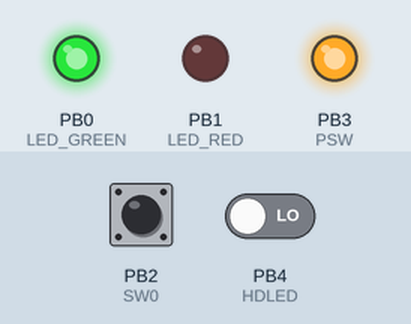
A program run on a simulated ATtiny25, built with avr-gcc and emulated at 1 MHz. Shown: output pins drawn as LEDs (lit = HIGH). Inputs (shaded band) come from the test bench; at power-on: PB2 (SW0) HIGH, PB4 (HDLED) LOW. Sleep ends after the set time or at an interrupt.

Above: at 0.1 s.
At 1.1 s:
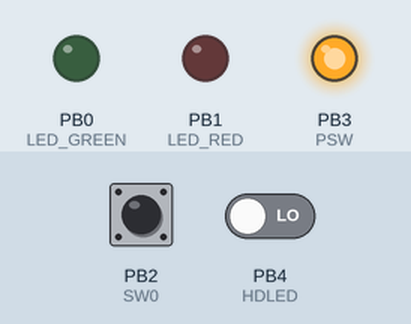
At 2.1 s:
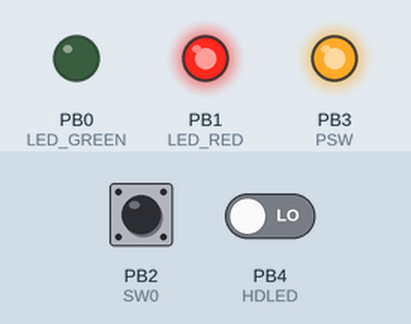
At 2.6 s:
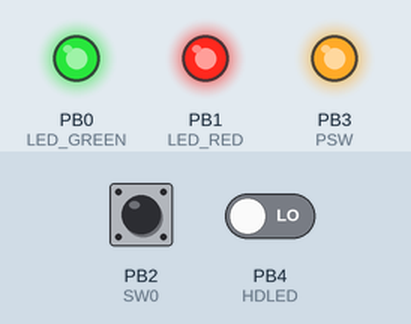
Timing chart, 0 to 4.1 s (numbered marks = the images above):
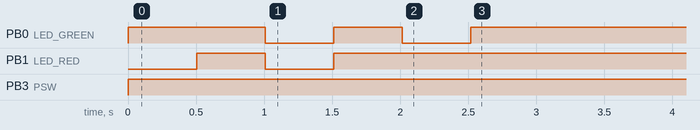

The program:

main.cpp
```cpp
//#define TEST

#define F_CPU 1000000UL

#include <avr/io.h>
#include <avr/sleep.h>
#include <avr/interrupt.h>
#include <util/delay.h>

#include "canary.h"

enum input {flash, timeout, none};
input in = none;

#ifdef TEST
	volatile unsigned int wdt_counter = 0;
	volatile unsigned int prescaler_frequency = 8000;
	volatile unsigned char timeout_state = RUNNING;
#else
	unsigned int wdt_counter = 0;
	unsigned int prescaler_frequency = 8000;
	unsigned char timeout_state = RUNNING;
#endif

void delay_ms(unsigned long ms)
{
	while(ms--)
		_delay_ms(1);
}

void blink_canary(unsigned char color, unsigned char times, unsigned int delay) {
	led_green_off();
	led_red_off();
	for (int i=0; i<times; i++) {
		switch (color) {
			case LED_GREEN :
				led_green_on();
				break;
			case LED_RED :
				led_red_on();
				break;
			case LED_ORANGE :
				led_green_on();
				led_red_on();
				break;
		}
		delay_ms(delay);
		led_green_off();
		led_red_off();
		delay_ms(delay);
	}
}

unsigned int get_timeout() {

	#ifdef TEST
		volatile unsigned long multiplier = 0;
		volatile unsigned char cfg_timeout = !readbit(PINB,SW0) + 1;
		volatile unsigned int tout = 0;
		multiplier = 60000;		// 1 minute for testing
	#else
		unsigned long multiplier = 0;
		unsigned char cfg_timeout = !readbit(PINB,SW0) + 1;
		unsigned int tout = 0;
		multiplier = TIMEOUT_MULTIPLIER;
	#endif

	if (timeout_state == RUNNING) {
		tout = (cfg_timeout * multiplier) / prescaler_frequency + 1;
	} else {
		tout = (MOBO_ON_WAIT_TIME / prescaler_frequency) + 1;
	}

	return (tout);
}

ISR(PCINT0_vect) {
	cli();
	in = flash;
	timeout_state = RUNNING;
}

ISR(WDT_vect) {
	cli();
	setbit(WDTCR, WDIE);	// this keeps us from resetting the micro
	wdt_counter++;
	if (wdt_counter > get_timeout()) {
		in = timeout;
		} else {
		in = none;
	}
}

void state_entry(void) {
	DDRB =  0b00001011;		// set PB0, PB1 and PB3 for output
	PORTB = 0b00101111;		// enable pull-ups for all pins but the HDLED (PB4)

	clrbit(ADCSRA,ADEN);	// disable ADC (default is enabled in all sleep modes)
	setbit(GIMSK, PCIE);	// enable pin change interrupts
	setbit(PCMSK, PCINT4);	// setup to interrupt on pin change of PB4 (HDLED)

	WDTCR |= bitval(WDE) | bitval(WDIE) | WDT_TIMEOUT_8S;
	prescaler_frequency = 8000;

	blink_canary(LED_RED,1,FLASH_DELAY_LONG_MS);
	blink_canary(LED_ORANGE,1,FLASH_DELAY_LONG_MS);
	blink_canary(LED_GREEN,1,FLASH_DELAY_LONG_MS);
}

void state_run(void) {
	int timeout_fifths = (int)((float)wdt_counter / get_timeout() / .2);
	blink_canary(LED_ORANGE,timeout_fifths,FLASH_DELAY_SHORT_MS);
	timeout_state = RUNNING;
}

void state_led_active() {
	blink_canary(LED_GREEN,1,FLASH_DELAY_BLINK_MS);
	wdt_counter = 0;
}

void state_mobo_off(void) {
	blink_canary(LED_RED,3,FLASH_DELAY_LONG_MS);
	mobo_reset_on();
	delay_ms(POWER_CYCLE_HOLD_MS);
	mobo_reset_off();
	wdt_counter = 0;
	timeout_state = RESTARTING;
}

void state_reset_wait(void) {
	int timeout_fifths = (int)((float)wdt_counter / get_timeout() / .2) + 1;
	blink_canary(LED_RED,timeout_fifths,FLASH_DELAY_SHORT_MS);
}

void state_mobo_on(void) {
	blink_canary(LED_GREEN,2,FLASH_DELAY_SHORT_MS);
	mobo_reset_on();
	delay_ms(POWER_CYCLE_ON_MS);
	mobo_reset_off();
	wdt_counter = 0;
	timeout_state = RUNNING;
}

enum input wait_for_interrupt() {
	MCUCR |= SLEEP_MODE_PWR_DOWN;	// set sleep mode
	setbit(MCUCR,SE);				// sleep enable bit
	sei();							// enable interrupts
	sleep_cpu();					// sleep
	clrbit(MCUCR,SE);				// sleep disable
	return (in);
}

void (* state[])(void) = {state_entry,state_run,state_led_active,state_mobo_off,state_reset_wait,state_mobo_on};
enum state_code {entry,run,hdled_act,mobo_off,reset_wait,mobo_on};

struct transition {
	enum state_code state;
	enum input		input;
	enum state_code new_state;
};

struct transition state_transitions[] = {
	{entry,			flash,		run},
	{entry,			timeout,	run},
	{entry,			none,		run},
	{run,			flash,		hdled_act},
	{run,			timeout,	mobo_off},
	{run,			none,		run},
	{hdled_act,		flash,		run},
	{hdled_act,		timeout,	run},
	{hdled_act,		none,		run},
	{mobo_off,		flash,		reset_wait},
	{mobo_off,		timeout,	reset_wait},
	{mobo_off,		none,		reset_wait},
	{reset_wait,	flash,		run},
	{reset_wait,	timeout,	mobo_on},
	{reset_wait,	none,		reset_wait},
	{mobo_on,		flash,		run},
	{mobo_on,		timeout,	run},
	{mobo_on,		none,		run}
};

enum state_code lookup_transition(enum state_code state_code, enum input input) {
	#ifdef TEST
		volatile enum state_code new_state = state_code;
		volatile unsigned char transition_index = 0;
		volatile unsigned int num_transitions = sizeof(state_transitions) / sizeof(transition);
	#else
		enum state_code new_state = state_code;
		unsigned char transition_index = 0;
		unsigned int num_transitions = sizeof(state_transitions) / sizeof(transition);
	#endif

	for (transition_index=0; transition_index < num_transitions; transition_index++) {
		if ((state_transitions[transition_index].state == state_code) && (state_transitions[transition_index].input == input)) break;
	}

	if (transition_index > num_transitions) {
		new_state = state_code;
		} else {
		new_state = state_transitions[transition_index].new_state;
	}

	return (new_state);
};

int main() {
	#ifdef TEST
		volatile enum state_code cur_state = entry;
		volatile enum input input;
	#else
		enum state_code cur_state = entry;
		enum input input;
	#endif

	void (* state_func)(void);

	while (1) {
		state_func = state[cur_state];
		state_func();
		input = wait_for_interrupt();
		cur_state = lookup_transition(cur_state,input);
	}
}
```

canary.h
```cpp
#ifndef CANARY_H_
#define CANARY_H_

#define RUNNING		1
#define RESTARTING	2

#define TIMEOUT_MULTIPLIER 300000	// 5 minutes
#define MOBO_ON_WAIT_TIME  30000	// 30 seconds


// Pin configuration
#define LED_GREEN	(PB0)
#define LED_RED		(PB1)
#define LED_ORANGE	(99)
#define SW0			(PB2)			// configuration switch
#define PSW			(PB3)			// mobo power switch (active-low)
#define HDLED		(PB4)			// HDLED input from mobo

#define clrbit(reg,bit)	((reg) &= ~(1 << (bit)))
#define setbit(reg,bit)	((reg) |=  (1 << (bit)))
#define readbit(reg,bit) (((reg) & (1 << (bit))) >> (bit))
#define bitval(bit) (1 << (bit))

#define mobo_reset_on()		(clrbit(PORTB,PSW))
#define mobo_reset_off()	(setbit(PORTB,PSW))

#define WDT_TIMEOUT_16MS	0
#define WDT_TIMEOUT_32MS	(bitval(WDP0))
#define WDT_TIMEOUT_64MS	(bitval(WDP1))
#define WDT_TIMEOUT_128MS	(bitval(WDP1) | bitval(WDP0))
#define WDT_TIMEOUT_256MS	(bitval(WDP2))
#define WDT_TIMEOUT_512MS	(bitval(WDP0) | bitval(WDP0))
#define WDT_TIMEOUT_1S		(bitval(WDP2) | bitval(WDP1))
#define WDT_TIMEOUT_2S		(bitval(WDP2) | bitval(WDP1) | bitval(WDP0))
#define WDT_TIMEOUT_4S		(bitval(WDP3))
#define WDT_TIMEOUT_8S		(bitval(WDP3) | bitval(WDP0))

#define POWER_CYCLE_HOLD_MS		5000
#define POWER_CYCLE_RELEASE_MS	5000
#define POWER_CYCLE_ON_MS		500

#define FLASH_DELAY_LONG_MS		500
#define FLASH_DELAY_SHORT_MS	200
#define FLASH_DELAY_BLINK_MS	100

#define led_green_on()		(clrbit(PORTB,LED_GREEN))
#define led_green_off()		(setbit(PORTB,LED_GREEN))
#define led_red_on()		(clrbit(PORTB,LED_RED))
#define led_red_off()		(setbit(PORTB,LED_RED))

#define STATE_START			1
#define STATE_WAIT			2
#define STATE_SHUTDOWN		3
#define STATE_BOOT			4
#define STATE_HDLED_CHANGED	5

#define INTERRUPT_NONE		0
#define INTERRUPT_PIN4		1
#define INTERRUPT_WDT		2

#endif /* CANARY_H_ */
```

Measured:
- by itself, PB0 (LED_GREEN): goes HIGH 1.0 s, LOW 0.50 s, HIGH 0.50 s, LOW 0.50 s, then HIGH
- by itself, PB1 (LED_RED): LOW → HIGH at 0.50 s, → LOW 0.50 s later, → HIGH 0.50 s later
- by itself, PB3 (PSW): LOW → HIGH at 0.00 s
